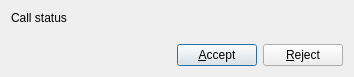
<ui version="4.0" >
 <class>Call</class>
 <widget class="QDialog" name="Call" >
  <property name="geometry" >
   <rect>
    <x>0</x>
    <y>0</y>
    <width>354</width>
    <height>77</height>
   </rect>
  </property>
  <property name="windowTitle" >
   <string>Dialog</string>
  </property>
  <layout class="QVBoxLayout" >
   <item>
    <widget class="QLabel" name="lb_status" >
     <property name="text" >
      <string>Call status</string>
     </property>
    </widget>
   </item>
   <item>
    <spacer>
     <property name="orientation" >
      <enum>Qt::Vertical</enum>
     </property>
     <property name="sizeHint" >
      <size>
       <width>20</width>
       <height>40</height>
      </size>
     </property>
    </spacer>
   </item>
   <item>
    <layout class="QHBoxLayout" >
     <item>
      <spacer>
       <property name="orientation" >
        <enum>Qt::Horizontal</enum>
       </property>
       <property name="sizeHint" >
        <size>
         <width>40</width>
         <height>20</height>
        </size>
       </property>
      </spacer>
     </item>
     <item>
      <widget class="QPushButton" name="pb_accept" >
       <property name="text" >
        <string>&amp;Accept</string>
       </property>
      </widget>
     </item>
     <item>
      <widget class="QPushButton" name="pb_reject" >
       <property name="text" >
        <string>&amp;Reject</string>
       </property>
      </widget>
     </item>
    </layout>
   </item>
  </layout>
 </widget>
 <tabstops>
  <tabstop>pb_accept</tabstop>
  <tabstop>pb_reject</tabstop>
 </tabstops>
 <resources/>
 <connections/>
</ui>
